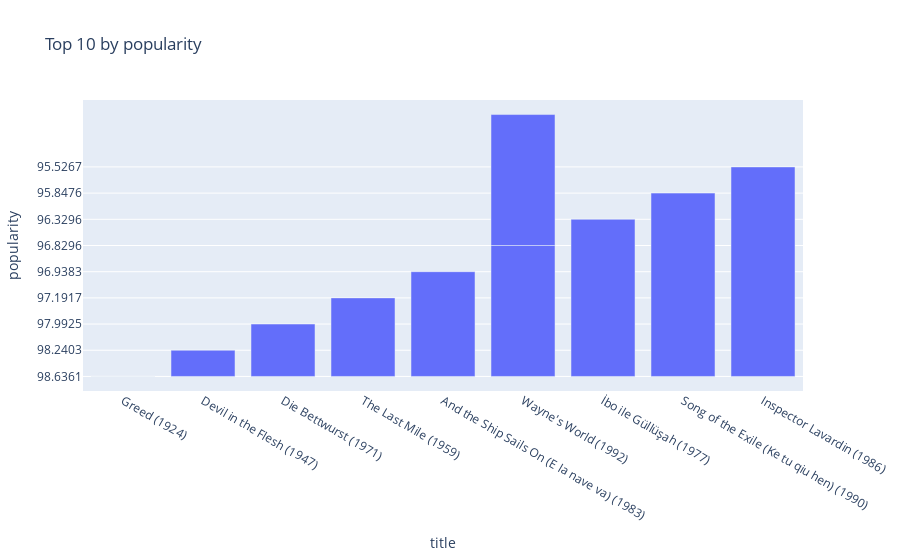

Notebook code cell kept with this figure:
### Markdown cell above
По популярности фильма - топ 10

### Code cell
# Top 10 по популярности
top_pop = data[['title', 'popularity']].dropna().sort_values('popularity', ascending=False).head(10)
px.bar(top_pop, x='title', y='popularity', title='Top 10 by popularity').show()

### Figure 1 — Plotly figure (JSON) as saved in the notebook; plotly's stock layout.template omitted (floating-point values rounded to 4 significant figures)
{"data": [{"alignmentgroup": "True", "hovertemplate": "title=%{x}<br>popularity=%{y}<extra></extra>", "legendgroup": "", "marker": {"color": "#636efa", "pattern": {"shape": ""}}, "name": "", "offsetgroup": "", "orientation": "v", "showlegend": false, "textposition": "auto", "type": "bar", "x": ["Greed (1924)", "Devil in the Flesh (1947)", "Die Bettwurst (1971)", "The Last Mile (1959)", "And the Ship Sails On (E la nave va) (1983)", "Wayne's World (1992)", "Wayne's World (1992)", "İbo ile Güllüşah (1977)", "Song of the Exile (Ke tu qiu hen) (1990)", "Inspector Lavardin (1986)"], "xaxis": "x", "y": ["98.6361", "98.2403", "97.9925", "97.1917", "96.9383", "96.8296", "96.8296", "96.3296", "95.8476", "95.5267"], "yaxis": "y"}], "layout": {"barmode": "relative", "legend": {"tracegroupgap": 0}, "title": {"text": "Top 10 by popularity"}, "xaxis": {"anchor": "y", "domain": [0, 1], "title": {"text": "title"}}, "yaxis": {"anchor": "x", "domain": [0, 1], "title": {"text": "popularity"}}}}
